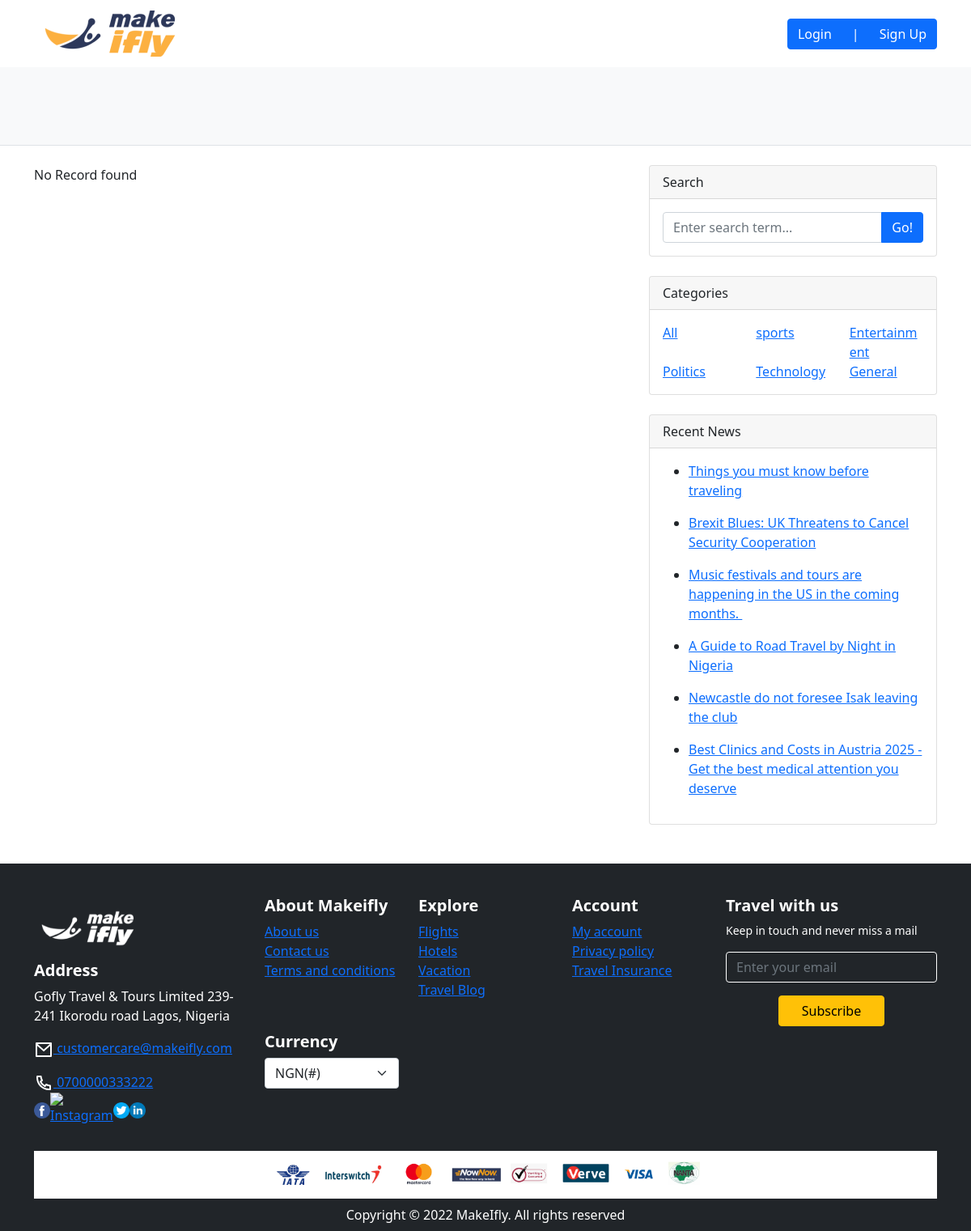
/Category/index/index.html, run on the app's committed database.
### tables this page shows
CREATE TABLE `tblcategory` (
  `id` integer NOT NULL PRIMARY KEY AUTOINCREMENT
,  `name` varchar(45) DEFAULT NULL
);

CREATE TABLE `tbladdnews` (
  `id` integer NOT NULL PRIMARY KEY AUTOINCREMENT
,  `newtitle` varchar(200) DEFAULT NULL
,  `Category` varchar(200) DEFAULT NULL
,  `Sub_category` varchar(200) DEFAULT NULL
,  `Upload_Image` varchar(200) DEFAULT NULL
,  `Description` mediumtext
,  `create_date` timestamp NULL DEFAULT current_timestamp
);

### application/controllers/Category.php (called while the page is built, shortened)
<?php
class Category extends CI_Controller {
	function __construct(){
	     $this->load->model('Website_model');
		 $this->load->library("pagination");
	}
	public function index($id)
	{
        if ($id==0){
            redirect('Welcome');
        } else {
            $data['category']=$this->Website_model->categoryList();
            $data['resentlypost']=$this->Website_model->resentlypost();
            $data['getwebsitedetailscategory']=$this->Website_model->getwebsitedetailscategory($id);
            $this->load->view('category',$data);
        }
	}
}

### index.php (called while the page is built, shortened)
<?php
require_once BASEPATH.'core/CodeIgniter.php';

### application/models/Website_model.php (called while the page is built, shortened)
<?php
class Website_model extends CI_Model{
    function categoryList(){
        $query=$this->db->get('tblcategory');
        return $query->result();
        }
   public function resentlypost()
   {
       $query=$this->db->select('tbladdnews.id,newtitle,tblcategory.name as category,
       tblsub_category.subcategory_name as subcategory,Description,Upload_Image,create_date')
   ->join('tblcategory','tbladdnews.Category=tblcategory.id','left')
   ->join('tblsub_category','tbladdnews.Sub_category=tblsub_category.id','left')
   ->from('tbladdnews')
   ->order_by('tbladdnews.id', 'desc')
   ->get();
   return $query->result();
  }
}

### application/views/category.php (the view, shortened to what this page needs)
<!DOCTYPE html>
<html lang="en">
    <head>
        <link href="<?php echo base_url('assets/css/styles.css');?>" rel="stylesheet" />
    </head>
    <body>
   <?php include APPPATH.'views/includes/header.php';?>
        <header class="py-5 bg-light border-bottom mb-4">
        </header>
        <div class="container">
            <div class="row">
                <div class="col-lg-8">
					<?php
					if(count($getwebsitedetailscategory)):
                  $cnt=1;
                  foreach($getwebsitedetailscategory as $row):
                  ?>
                    <div class="card mb-4">
                        <a href="#!"><img height="300" src="<?php echo base_url('uploads/files/'. $row->Upload_Image);?>" alt="..." width="100%" /></a>
                        <div class="card-body">
							<?php
							$input= $row->create_date;
							$date = strtotime($input);
							?>
                            <div class="small text-muted"><?php echo date('M d, Y', $date);?></div>
                            <h2 class="card-title"><?php  echo $row->newtitle;?></h2>
                            <p class="card-text"><?php echo substr($row->Description,0,200);?></p>
                            <?php echo anchor("Welcome/post/{$row->id}",'Read more →'); ?>
                        </div>
                    </div>
					<?php
                    $cnt=$cnt+1;
                    endforeach;
                    else:
                    ?>
                    <tr>
                    <td colspan="5" style="color:red; text-align:center">No Record found</td>
                    </tr>
                    <?php endif;?>
                </div>
                <div class="col-lg-4">
                    <div class="card mb-4">
                        <div class="card-header">Search</div>
                        <div class="card-body">
                        <?php echo form_open('Search/index',['class'=>'php-email-form']);?>
                        <div class="input-group">
                            <input class="form-control" type="text" name="searchdata" id="searchdata" placeholder="Enter search term..."
                             aria-label="Enter search term..." aria-describedby="button-search" />
                             <input type="submit" name="submit" id="submit" class="btn btn-primary" value="Go!">
                        </div>
                </form>
                        </div>
                    </div>
                    <div class="card mb-4">
                        <div class="card-header">Categories</div>
                        <div class="card-body">
                            <div class="row">
                            <?php
                  if(count($category)):
                  foreach($category as $row):
                  ?>
                                <div class="col-sm-4">
                                    <ul class="list-unstyled mb-0">
                                    <?php $cat= $row->name;?>
                                    <li class="badge-info"> <?php echo anchor("Category/index/{$row->id}",$cat); ?></li>
                                    </ul>
                                </div>
                                <?php
                    endforeach;
                    else:
                    ?>
                    <tr>
                    <td colspan="5" style="color:red; text-align:center">No Record found</td>
                    </tr>
                    <?php endif;?>
                            </div>
                        </div>
                    </div>
                    <div class="card mb-4">
                        <div class="card-header">Recent News</div>
                        <div class="card-body">
                        <?php
					if(count($resentlypost)):
                  foreach($resentlypost as $row):
                  ?>
                            <ul>
                                <?php  $shiv= $row->newtitle;?>
                                <li><?php echo anchor("Welcome/post/{$row->id}",$shiv); ?></li>
                            </ul>
                            <?php
                    endforeach;
                    else:
                    ?>
                    <tr>
                    <td colspan="5" style="color:red; text-align:center">No Record found</td>
                    </tr>
                    <?php endif;?>
                             </div>
                    </div>
                </div>
            </div>
        </div>
     <?php include APPPATH.'views/includes/footer.php';?>
    </body>
</html>

### data on the page
tblcategory: anchor("Category/index/{$row->id}",$cat) "All"
tblcategory: anchor("Category/index/{$row->id}",$cat) "sports"
tblcategory: anchor("Category/index/{$row->id}",$cat) "Entertainment"
tblcategory: anchor("Category/index/{$row->id}",$cat) "Politics"
tblcategory: anchor("Category/index/{$row->id}",$cat) "Technology"
tbladdnews: anchor("Welcome/post/{$row->id}",$shiv) "Things you must know before traveling"
tbladdnews: anchor("Welcome/post/{$row->id}",$shiv) "Brexit Blues: UK Threatens to Cancel Security Cooperation"
tbladdnews: anchor("Welcome/post/{$row->id}",$shiv) "Music festivals and tours are happening in the US in the coming months."
tbladdnews: anchor("Welcome/post/{$row->id}",$shiv) "A Guide to Road Travel by Night in Nigeria"
tbladdnews: anchor("Welcome/post/{$row->id}",$shiv) "Newcastle do not foresee Isak leaving the club"
tbladdnews: anchor("Welcome/post/{$row->id}",$shiv) "Best Clinics and Costs in Austria 2025 - Get the best medical attention you deserve"

### other printed values
anchor("Category/index/{$row->id}",$cat) "General"
